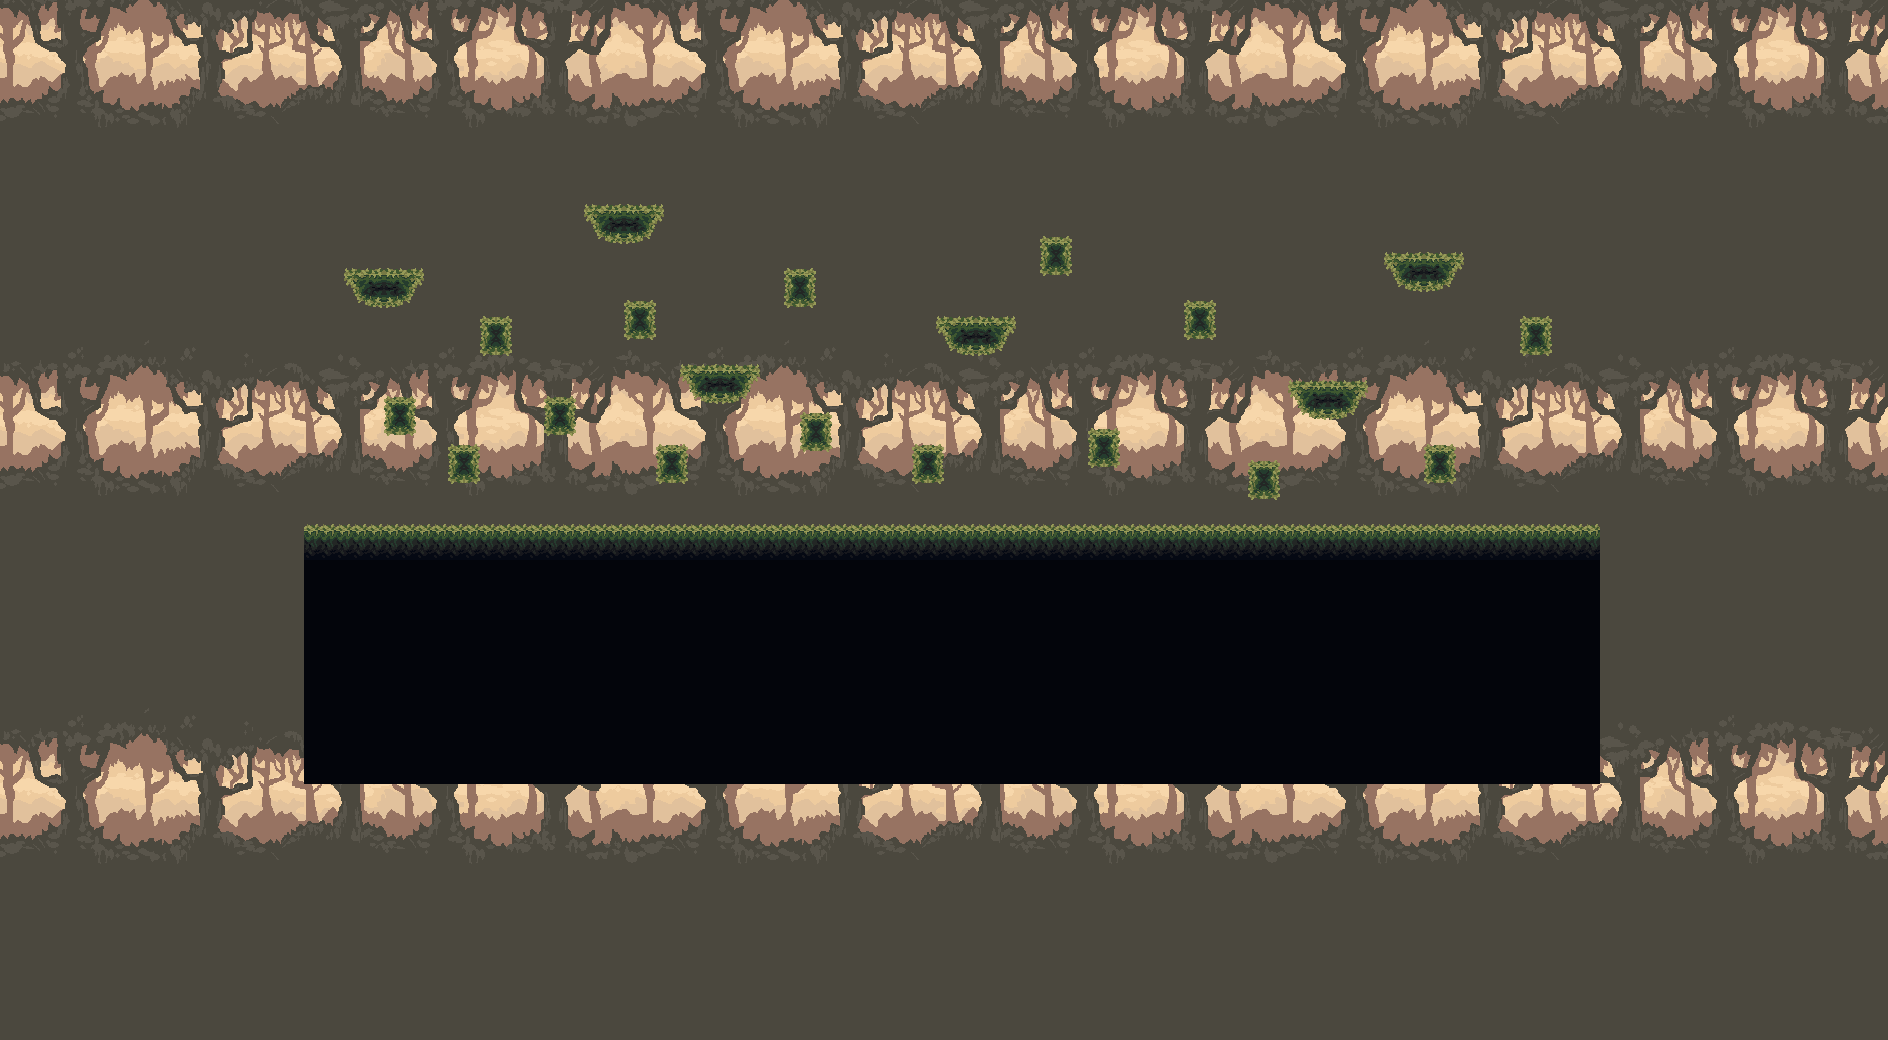

A 2D game scene composited from a Tiled map and its tileset images. What follows is a short description and the map's XML, with each tile layer's data collapsed to a summary:
An orthogonal 118x65 tile map with 16x16 px tiles, 5 tile layers (BackgroundLayer1, BackgroundLayer2, BackgroundLayer3, Void, ...), 1 hidden layer not drawn, 19 tilesets and 24 objects (18x rectangle).

<map version="1.10" tiledversion="1.10.2" orientation="orthogonal" renderorder="right-down" width="118" height="65" tilewidth="16" tileheight="16" infinite="0" nextlayerid="16" nextobjectid="270">
 <properties>
  <property name="Draw" type="bool" value="false" />
 </properties>
 <tileset firstgid="1" name="Debug-Tiles" tilewidth="16" tileheight="16" tilecount="256" columns="16">
  <image source="Debug-tiles.png" width="256" height="256" />
  <wangsets>
   <wangset name="Platform" type="corner" tile="65">
    <wangcolor name="Brick" color="#ff0000" tile="-1" probability="1" />
    <wangtile tileid="48" wangid="0,0,0,1,0,0,0,0" />
    <wangtile tileid="49" wangid="0,0,0,1,0,1,0,0" />
    <wangtile tileid="50" wangid="0,0,0,0,0,1,0,0" />
    <wangtile tileid="64" wangid="0,1,0,1,0,0,0,0" />
    <wangtile tileid="65" wangid="0,1,0,1,0,1,0,1" />
    <wangtile tileid="66" wangid="0,0,0,0,0,1,0,1" />
    <wangtile tileid="67" wangid="0,1,0,0,0,1,0,1" />
    <wangtile tileid="68" wangid="0,1,0,1,0,0,0,1" />
    <wangtile tileid="80" wangid="0,1,0,0,0,0,0,0" />
    <wangtile tileid="81" wangid="0,1,0,0,0,0,0,1" />
    <wangtile tileid="82" wangid="0,0,0,0,0,0,0,1" />
    <wangtile tileid="83" wangid="0,0,0,1,0,1,0,1" />
    <wangtile tileid="84" wangid="0,1,0,1,0,1,0,0" />
   </wangset>
  </wangsets>
 </tileset>
 <tileset firstgid="257" name="Cat-1-Walk" tilewidth="50" tileheight="50" tilecount="8" columns="8">
  <image source="Cat-1/Cat-1-Walk.png" width="400" height="50" />
  <tile id="0">
   <animation>
    <frame tileid="0" duration="100" />
    <frame tileid="1" duration="100" />
    <frame tileid="2" duration="100" />
    <frame tileid="3" duration="100" />
    <frame tileid="4" duration="100" />
    <frame tileid="5" duration="100" />
    <frame tileid="6" duration="100" />
    <frame tileid="7" duration="100" />
   </animation>
  </tile>
 </tileset>
 <tileset firstgid="265" name="Cat-1-Idle" tilewidth="50" tileheight="50" tilecount="10" columns="10">
  <image source="Cat-1/Cat-1-Idle.png" width="500" height="50" />
  <tile id="0">
   <animation>
    <frame tileid="0" duration="100" />
    <frame tileid="1" duration="100" />
    <frame tileid="2" duration="100" />
    <frame tileid="3" duration="100" />
    <frame tileid="4" duration="100" />
    <frame tileid="5" duration="100" />
    <frame tileid="6" duration="100" />
    <frame tileid="7" duration="100" />
    <frame tileid="8" duration="100" />
    <frame tileid="9" duration="100" />
   </animation>
  </tile>
 </tileset>
 <tileset firstgid="275" name="Cat-1-Run" tilewidth="50" tileheight="50" tilecount="8" columns="8">
  <image source="Cat-1/Cat-1-Run.png" width="400" height="50" />
  <tile id="0">
   <animation>
    <frame tileid="0" duration="100" />
    <frame tileid="1" duration="100" />
    <frame tileid="2" duration="100" />
    <frame tileid="3" duration="100" />
    <frame tileid="4" duration="100" />
    <frame tileid="5" duration="100" />
    <frame tileid="6" duration="100" />
    <frame tileid="7" duration="100" />
   </animation>
  </tile>
 </tileset>
 <tileset firstgid="283" name="owl-1-idle" tilewidth="47" tileheight="33" tilecount="4" columns="4">
  <image source="Owl-1/owl-1-idle.png" width="188" height="33" />
  <tile id="0">
   <animation>
    <frame tileid="0" duration="500" />
    <frame tileid="1" duration="500" />
    <frame tileid="2" duration="500" />
    <frame tileid="3" duration="500" />
   </animation>
  </tile>
 </tileset>
 <tileset firstgid="287" name="NavMetaData" tilewidth="16" tileheight="16" tilecount="2" columns="2">
  <image source="MapMetadata.png" width="32" height="16" />
 </tileset>
 <tileset firstgid="289" name="owl-1-flying" tilewidth="47" tileheight="33" tilecount="8" columns="8">
  <image source="Owl-1/owl-1-flying.png" width="376" height="33" />
  <tile id="0">
   <animation>
    <frame tileid="0" duration="100" />
    <frame tileid="1" duration="100" />
    <frame tileid="2" duration="100" />
    <frame tileid="3" duration="100" />
    <frame tileid="4" duration="100" />
    <frame tileid="5" duration="100" />
    <frame tileid="6" duration="100" />
    <frame tileid="7" duration="100" />
   </animation>
  </tile>
 </tileset>
 <tileset firstgid="297" name="terrain" tilewidth="16" tileheight="16" tilecount="4096" columns="64">
  <image source="mainlevbuild.png" width="1024" height="1024" />
  <wangsets>
   <wangset name="Unnamed Set" type="mixed" tile="-1">
    <wangcolor name="" color="#ff0000" tile="-1" probability="1" />
   </wangset>
  </wangsets>
 </tileset>
 <tileset firstgid="4393" name="owl-1-hurted" tilewidth="47" tileheight="33" tilecount="5" columns="5">
  <image source="Owl-1/owl-1-hurted.png" width="235" height="33" />
  <tile id="0">
   <animation>
    <frame tileid="0" duration="250" />
    <frame tileid="1" duration="250" />
    <frame tileid="2" duration="250" />
    <frame tileid="3" duration="250" />
    <frame tileid="4" duration="250" />
   </animation>
  </tile>
 </tileset>
 <tileset firstgid="4398" name="owl-1-sleeping" tilewidth="47" tileheight="33" tilecount="4" columns="4">
  <image source="Owl-1/owl-1-sleeping.png" width="188" height="33" />
  <tile id="0">
   <animation>
    <frame tileid="0" duration="250" />
    <frame tileid="1" duration="250" />
    <frame tileid="2" duration="250" />
    <frame tileid="3" duration="250" />
   </animation>
  </tile>
 </tileset>
 <tileset firstgid="4402" name="Cat-1-Hurt" tilewidth="50" tileheight="50" tilecount="4" columns="4">
  <image source="Cat-1/Cat-1-Hurt.png" width="200" height="50" />
  <tile id="0">
   <animation>
    <frame tileid="0" duration="100" />
    <frame tileid="1" duration="100" />
    <frame tileid="2" duration="100" />
    <frame tileid="3" duration="100" />
   </animation>
  </tile>
 </tileset>
 <tileset firstgid="4406" name="dog-idle-1" tilewidth="47" tileheight="38" tilecount="11" columns="11">
  <image source="Dog-1/dog-idle-spritesheet.png" width="517" height="38" />
  <tile id="0">
   <animation>
    <frame tileid="0" duration="100" />
    <frame tileid="1" duration="100" />
    <frame tileid="2" duration="100" />
    <frame tileid="3" duration="100" />
    <frame tileid="4" duration="100" />
    <frame tileid="5" duration="100" />
    <frame tileid="6" duration="100" />
    <frame tileid="7" duration="100" />
    <frame tileid="8" duration="100" />
    <frame tileid="9" duration="100" />
    <frame tileid="10" duration="100" />
   </animation>
  </tile>
 </tileset>
 <tileset firstgid="4417" name="dog-hurt-1" tilewidth="47" tileheight="38" tilecount="4" columns="4">
  <image source="Dog-1/dog-hurt-spritesheet.png" width="188" height="38" />
  <tile id="0">
   <animation>
    <frame tileid="0" duration="100" />
    <frame tileid="1" duration="100" />
    <frame tileid="2" duration="100" />
    <frame tileid="3" duration="100" />
   </animation>
  </tile>
 </tileset>
 <tileset firstgid="4421" name="dog-die-1" tilewidth="47" tileheight="38" tilecount="8" columns="8">
  <image source="Dog-1/dog-die-spritesheet.png" width="376" height="38" />
  <tile id="0">
   <animation>
    <frame tileid="0" duration="500" />
    <frame tileid="1" duration="500" />
    <frame tileid="2" duration="500" />
    <frame tileid="3" duration="500" />
    <frame tileid="4" duration="500" />
    <frame tileid="5" duration="500" />
    <frame tileid="6" duration="500" />
    <frame tileid="7" duration="500" />
   </animation>
  </tile>
 </tileset>
 <tileset firstgid="4429" name="dog-run-1" tilewidth="47" tileheight="38" tilecount="8" columns="8">
  <image source="Dog-1/dog-run-spritesheet.png" width="376" height="38" />
  <tile id="0">
   <animation>
    <frame tileid="0" duration="100" />
    <frame tileid="1" duration="100" />
    <frame tileid="2" duration="100" />
    <frame tileid="3" duration="100" />
    <frame tileid="4" duration="100" />
    <frame tileid="5" duration="100" />
    <frame tileid="6" duration="100" />
    <frame tileid="7" duration="100" />
   </animation>
  </tile>
 </tileset>
 <tileset firstgid="4437" name="bakcground_day1" tilewidth="16" tileheight="16" tilecount="920" columns="40">
  <image source="background/bakcground_day1.png" width="640" height="368" />
 </tileset>
 <tileset firstgid="5357" name="bakcground_day2" tilewidth="16" tileheight="16" tilecount="920" columns="40">
  <image source="background/bakcground_day2.png" width="640" height="368" />
 </tileset>
 <tileset firstgid="6277" name="bakcground_day3" tilewidth="16" tileheight="16" tilecount="920" columns="40">
  <image source="background/bakcground_day3.png" width="640" height="368" />
 </tileset>
 <tileset firstgid="7197" name="Food" tilewidth="16" tileheight="16" tilecount="64" columns="8">
  <image source="Food.png" width="128" height="128" />
  <tile id="0">
   <animation>
    <frame tileid="0" duration="100" />
    <frame tileid="6" duration="100" />
    <frame tileid="7" duration="100" />
    <frame tileid="12" duration="100" />
    <frame tileid="21" duration="100" />
    <frame tileid="23" duration="100" />
    <frame tileid="25" duration="100" />
    <frame tileid="42" duration="100" />
    <frame tileid="50" duration="100" />
    <frame tileid="63" duration="100" />
   </animation>
  </tile>
 </tileset>
 <layer id="1" name="BackgroundLayer1" width="118" height="65" parallaxx="0.5" parallaxy="0.5">
  <properties>
   <property name="Draw" type="bool" value="true" />
  </properties>
  <data>[7670 cells, 7670 non-empty, 920 distinct tile ids]</data>
 </layer>
 <layer id="13" name="BackgroundLayer2" width="118" height="65" parallaxx="0.8" parallaxy="0.8">
  <properties>
   <property name="Draw" type="bool" value="true" />
  </properties>
  <data>[7670 cells, 7670 non-empty, 920 distinct tile ids]</data>
 </layer>
 <layer id="14" name="BackgroundLayer3" width="118" height="65" parallaxx="0.9" parallaxy="0.9">
  <properties>
   <property name="Draw" type="bool" value="true" />
  </properties>
  <data>[7670 cells, 7670 non-empty, 920 distinct tile ids]</data>
 </layer>
 <layer id="8" name="Void" width="118" height="65">
  <properties>
   <property name="Draw" type="bool" value="true" />
  </properties>
  <data>[7670 cells, 0 non-empty, 0 distinct tile ids]</data>
 </layer>
 <layer id="12" name="terrain" width="118" height="65">
  <properties>
   <property name="Draw" type="bool" value="true" />
  </properties>
  <data>[7670 cells, 1641 non-empty, 39 distinct tile ids]</data>
 </layer>
 <layer id="11" name="Navigation" width="118" height="65" visible="0">
  <properties>
   <property name="Draw" type="bool" value="false" />
   <property name="Navigation" type="bool" value="true" />
  </properties>
  <data>[7670 cells, 891 non-empty, 1 distinct tile ids]</data>
 </layer>
 <objectgroup id="4" name="Collisions" class="platforms">
  <properties>
   <property name="objectType" value="collider" />
  </properties>
  <object id="246" type="rectangle" x="305" y="527" width="1293" height="256" />
  <object id="247" type="rectangle" x="385.5" y="397.667" width="29.6667" height="38" />
  <object id="249" type="rectangle" x="448.667" y="445.5" width="29.6667" height="38" />
  <object id="250" type="rectangle" x="545.167" y="398.25" width="29.6667" height="38" />
  <object id="251" type="rectangle" x="481.667" y="317.25" width="29.6667" height="38" />
  <object id="252" type="rectangle" x="625.167" y="301.25" width="29.6667" height="38" />
  <object id="253" type="rectangle" x="657.292" y="445.25" width="29.6667" height="38" />
  <object id="254" type="rectangle" x="801.667" y="413.5" width="29.6667" height="38" />
  <object id="255" type="rectangle" x="913.417" y="445" width="29.6667" height="38" />
  <object id="256" type="rectangle" x="1041.67" y="237.5" width="29.6667" height="38" />
  <object id="257" type="rectangle" x="785.667" y="269.75" width="29.6667" height="38" />
  <object id="258" type="rectangle" x="1089.42" y="429.25" width="29.6667" height="38" />
  <object id="259" type="rectangle" x="1185.5" y="301.667" width="29.6667" height="38" />
  <object id="260" type="rectangle" x="1249.17" y="461.667" width="29.6667" height="38" />
  <object id="261" type="rectangle" x="1425.17" y="445.333" width="29.6667" height="38" />
  <object id="262" type="rectangle" x="1521.5" y="317.333" width="29.6667" height="38" />
  <object id="264" x="353" y="275" width="61.75" height="20.75" />
  <object id="265" x="593.125" y="214.375" width="61.75" height="20.75" />
  <object id="266" x="945.625" y="326.375" width="61.75" height="20.75" />
  <object id="267" x="689.489" y="373.989" width="61.75" height="20.75" />
  <object id="268" x="1297.4" y="390.17" width="61.75" height="20.75" />
  <object id="269" x="1393.25" y="261.875" width="61.75" height="20.75" />
 </objectgroup>
 <objectgroup id="6" name="VoidColliders" class="death">
  <properties>
   <property name="objectType" value="collider" />
  </properties>
 </objectgroup>
 <objectgroup id="9" name="WinCollider" class="win">
  <properties>
   <property name="objectType" value="collider" />
  </properties>
 </objectgroup>
 <objectgroup id="7" name="Limits" class="limits">
  <properties>
   <property name="objectType" value="collider" />
  </properties>
  <object id="88" type="rectangle" x="258" y="-1532.97" width="51.5152" height="2809.09" />
  <object id="90" type="rectangle" x="1599" y="-1535" width="17" height="2815" />
 </objectgroup>
 <objectgroup id="5" name="ObjectLayer ">
  <properties>
   <property name="objectType" value="item" />
  </properties>
 </objectgroup>
 <objectgroup id="15" name="Checkpoints" class="checkpoint">
  <properties>
   <property name="objectType" value="checkpoint" />
  </properties>
 </objectgroup>
</map>
